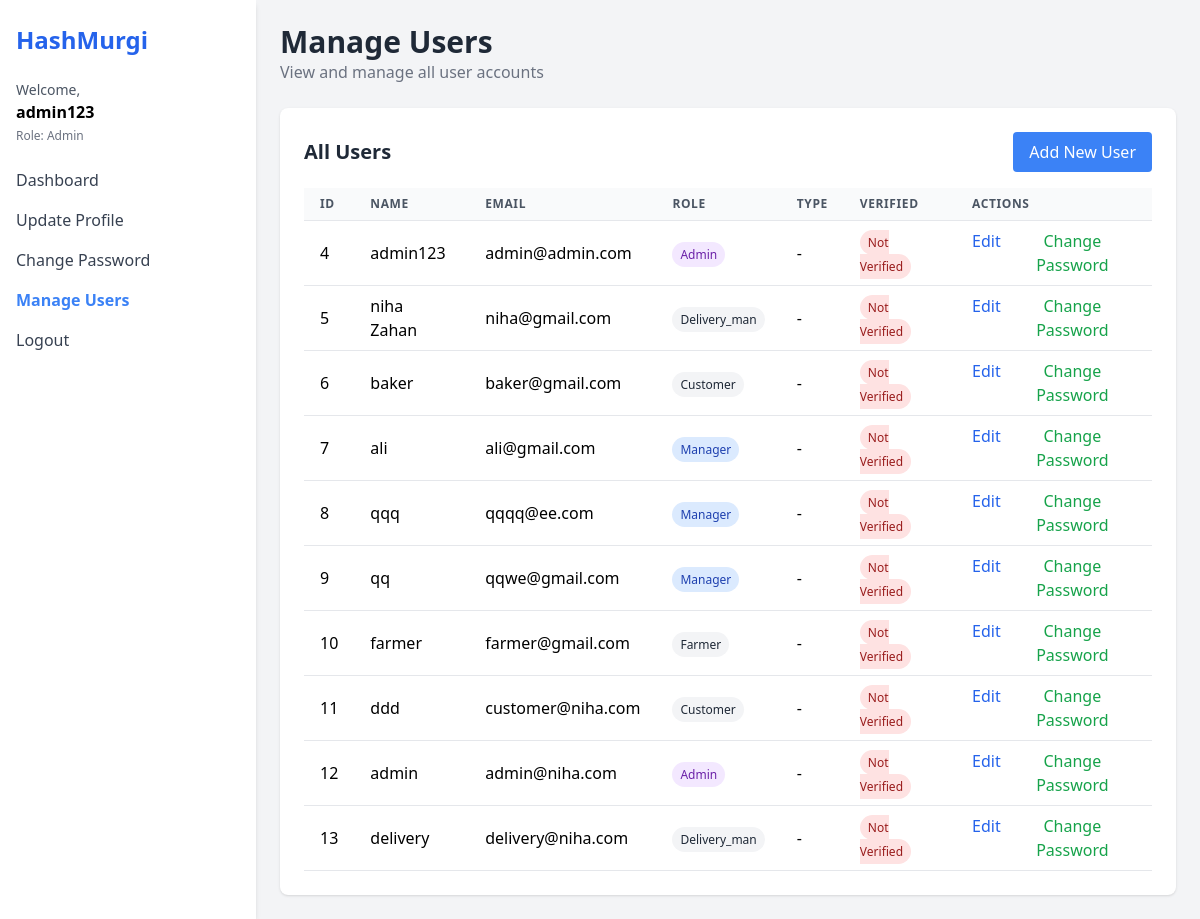
/users (signed in), run on the app's committed database.
### models.py (models this page shows)
class User(db.Model):
    id = db.Column(db.Integer, primary_key=True)
    email = db.Column(db.String(100), unique=True, nullable=False)
    name = db.Column(db.String(100), nullable=False)
    password = db.Column(db.String(200), nullable=False)
    role = db.Column(db.String(50), nullable=False)  # admin, manager, farmer, delivery_man, customer
    phone = db.Column(db.String(20))
    address = db.Column(db.Text)
    blood_group = db.Column(db.String(5))
    image = db.Column(db.String(200))

### app.py (the view)
@app.route('/users')
def manage_users():
    user_id = session.get('user_id')
    user = db.session.get(User, user_id)
    if user.role != 'admin':
        return redirect(url_for('home'))
    all_users = User.query.all()
    return render_template('users.html', user=user, all_users=all_users)

### templates/users.html (shortened to what this page needs)
<!DOCTYPE html>
<html lang="en">
<head>
  <script src="https://cdn.tailwindcss.com"></script>
</head>
<body class="bg-gray-100 min-h-screen">
  <div class="flex h-screen">
    <aside class="w-64 bg-white shadow-md px-4 py-6">
      <h1 class="text-2xl font-bold text-blue-600 mb-6">HashMurgi</h1>
      <div class="mb-6">
        <p class="text-sm text-gray-600">Welcome,</p>
        <p class="font-semibold">{{ user.name }}</p>
        <p class="text-xs text-gray-500 mt-1">Role: {{ user.role|capitalize }}</p>
      </div>
      <nav class="space-y-4">
        <a href="/" class="block text-gray-700 hover:text-blue-500">Dashboard</a>
        <a href="/update-profile" class="block text-gray-700 hover:text-blue-500">Update Profile</a>
        <a href="/change-password" class="block text-gray-700 hover:text-blue-500">Change Password</a>
        {% if user.role == 'admin' %}
        <a href="/users" class="block text-blue-500 font-semibold">Manage Users</a>
        {% endif %}
        <a href="/logout" class="block text-gray-700 hover:text-blue-500">Logout</a>
      </nav>
    </aside>
    <main class="flex-1 p-6 overflow-y-auto">
      <header class="mb-6">
        <h2 class="text-3xl font-semibold text-gray-800">Manage Users</h2>
        <p class="text-gray-500">View and manage all user accounts</p>
      </header>
      <section class="bg-white p-6 rounded-lg shadow">
        <div class="flex justify-between items-center mb-4">
          <h3 class="text-xl font-bold text-gray-800">All Users</h3>
          <a href="/register" class="bg-blue-500 text-white px-4 py-2 rounded hover:bg-blue-600">Add New User</a>
        </div>
        <div class="overflow-x-auto">
          <table class="min-w-full bg-white">
            <thead>
              <tr>
                <th class="py-2 px-4 border-b border-gray-200 bg-gray-50 text-left text-xs font-semibold text-gray-600 uppercase tracking-wider">ID</th>
                <th class="py-2 px-4 border-b border-gray-200 bg-gray-50 text-left text-xs font-semibold text-gray-600 uppercase tracking-wider">Name</th>
                <th class="py-2 px-4 border-b border-gray-200 bg-gray-50 text-left text-xs font-semibold text-gray-600 uppercase tracking-wider">Email</th>
                <th class="py-2 px-4 border-b border-gray-200 bg-gray-50 text-left text-xs font-semibold text-gray-600 uppercase tracking-wider">Role</th>
                <th class="py-2 px-4 border-b border-gray-200 bg-gray-50 text-left text-xs font-semibold text-gray-600 uppercase tracking-wider">Type</th>
                <th class="py-2 px-4 border-b border-gray-200 bg-gray-50 text-left text-xs font-semibold text-gray-600 uppercase tracking-wider">Verified</th>
                <th class="py-2 px-4 border-b border-gray-200 bg-gray-50 text-left text-xs font-semibold text-gray-600 uppercase tracking-wider">Actions</th>
              </tr>
            </thead>
            <tbody>
              {% for u in all_users %}
              <tr>
                <td class="py-2 px-4 border-b border-gray-200">{{ u.id }}</td>
                <td class="py-2 px-4 border-b border-gray-200">{{ u.name }}</td>
                <td class="py-2 px-4 border-b border-gray-200">{{ u.email }}</td>
                <td class="py-2 px-4 border-b border-gray-200">
                  <span class="px-2 py-1 text-xs rounded-full
                    {% if u.role == 'admin' %}bg-purple-100 text-purple-800
                    {% elif u.role == 'manager' %}bg-blue-100 text-blue-800
                    {% elif u.role == 'employee' %}bg-green-100 text-green-800
                    {% else %}bg-gray-100 text-gray-800{% endif %}">
                    {{ u.role|capitalize }}
                  </span>
                </td>
                <td class="py-2 px-4 border-b border-gray-200">
                  {% if u.role == 'employee' %}
                    <span class="px-2 py-1 text-xs rounded-full
                      {% if u.employee_type == 'farmer' %}bg-yellow-100 text-yellow-800
                      {% else %}bg-indigo-100 text-indigo-800{% endif %}">
                      {{ u.employee_type|capitalize }}
                    </span>
                  {% else %}
                    -
                  {% endif %}
                </td>
                <td class="py-2 px-4 border-b border-gray-200">
                  {% if u.verified %}
                  <span class="px-2 py-1 bg-green-100 text-green-800 text-xs rounded-full">Verified</span>
                  {% else %}
                  <span class="px-2 py-1 bg-red-100 text-red-800 text-xs rounded-full">Not Verified</span>
                  {% endif %}
                </td>
                <td class="py-2 px-4 border-b border-gray-200">
                  <div class="flex space-x-2">
                    <form action="/select-user" method="POST">
                      <button type="submit" class="text-blue-600 hover:underline">Edit</button>
                    </form>
                    <form action="/select-user-password" method="POST">
                      <button type="submit" class="text-green-600 hover:underline">Change Password</button>
                    </form>
                  </div>
                </td>
              </tr>
              {% endfor %}
            </tbody>
          </table>
        </div>
      </section>
    </main>
  </div>
</body>
</html>

### data on the page
User: name "admin123", role "Admin", id "4", email "admin@admin.com"
User: id "5", name "niha Zahan", email "niha@gmail.com", role "Delivery_man"
User: id "6", name "baker", email "baker@gmail.com", role "Customer"
User: id "7", name "ali", email "ali@gmail.com", role "Manager"
User: id "8", name "qqq", email "qqqq@ee.com", role "Manager"
User: id "9", name "qq", email "qqwe@gmail.com", role "Manager"
User: id "10", name "farmer", email "farmer@gmail.com", role "Farmer"
User: id "11", name "ddd", email "customer@niha.com", role "Customer"
User: id "12", name "admin", email "admin@niha.com", role "Admin"
User: id "13", name "delivery", email "delivery@niha.com", role "Delivery_man"
